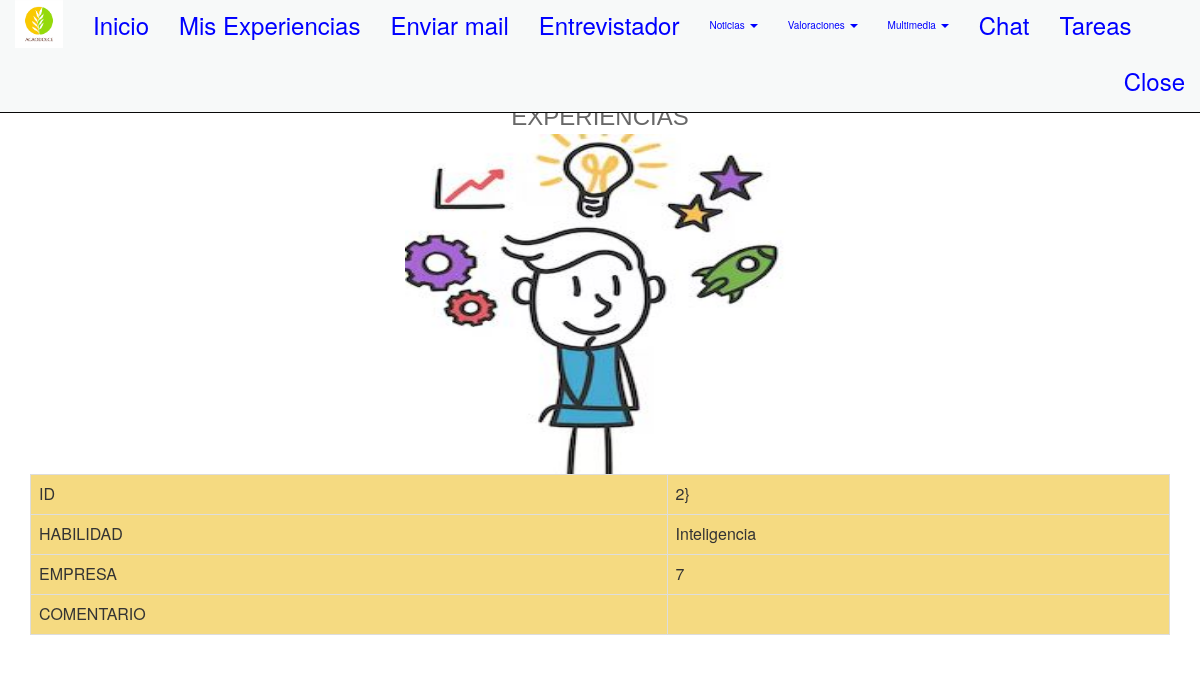
/habilidad/2/ (signed in), run on the app's committed database.
### appportfolio/models.py (models this page shows, shortened)
class Habilidad(models.Model):  #la clase con su herencia
    id = models.AutoField(primary_key=True) #AutoField es poner primary_key
    habilidad = models.CharField("nombre habilidad",max_length=25, null=True, blank=True) #CharField es un varchar
    nivel= models.IntegerField(null=True, blank=True) #null=true blank=true es para que no pete la base de datos ya que permite nulos y espacios en blanco
    comentario = models.TextField("Comentario", null=True, blank=True, max_length=255)
    class Meta: #clase anidada que configura a la otra clase
        verbose_name = "Habilidad"  #puede ser otro nombre
        verbose_name_plural = "Habilidades"
        ordering = ['habilidad']

### appportfolio/views.py (the view)
# urls.py: path('habilidad/<int:id>/', views.ver_habilidad, name='ver_habilidad'),
def ver_habilidad(request, id):
    hab_id=id
    habilidad = Habilidad.objects.get(id=hab_id)
    context = {'habilidad': habilidad}
    return render(request, 'ver_habilidad.html',context=context)

### templates/ver_habilidad.html (shortened to what this page needs)
{% extends "base.html" %}
{% load static %}
{% block head %}
<link rel="stylesheet" href="https://maxcdn.bootstrapcdn.com/bootstrap/3.3.5/css/bootstrap.min.css">
 {% endblock %}
 {% block content %}
 <br><br><br><br>
  <center>
  <font color="#686868" size="5" face="Comic Sans MS,Arial,Verdana">EXPERIENCIAS</font>
   <br>
  <img src="{% static 'images/habilidad.JPG'%}" height='340' width='390'>
  </center>
<font size="3">
<table class="table table-bordered">
        <tr>
          <td bgcolor="#F5DA81">ID</td>
            <td bgcolor="#F5DA81">{{ habilidad.id }}}</td>
        </tr>
        <tr>
          <td bgcolor="#F5DA81">HABILIDAD</td>
            <td bgcolor="#F5DA81">{{ habilidad.habilidad }}</td>
        </tr>
        <tr>
           <td bgcolor="#F5DA81">EMPRESA</td>
            <td bgcolor="#F5DA81">{{ habilidad.nivel }}</td>
        </tr>
        <tr>
           <td bgcolor="#F5DA81">COMENTARIO</td>
            <td bgcolor="#F5DA81">{{ habilidad.comentario }}</td>
        </tr>
</table>
{% endblock content %}

### data on the page
Habilidad: id "2", habilidad "Inteligencia", nivel "7"
